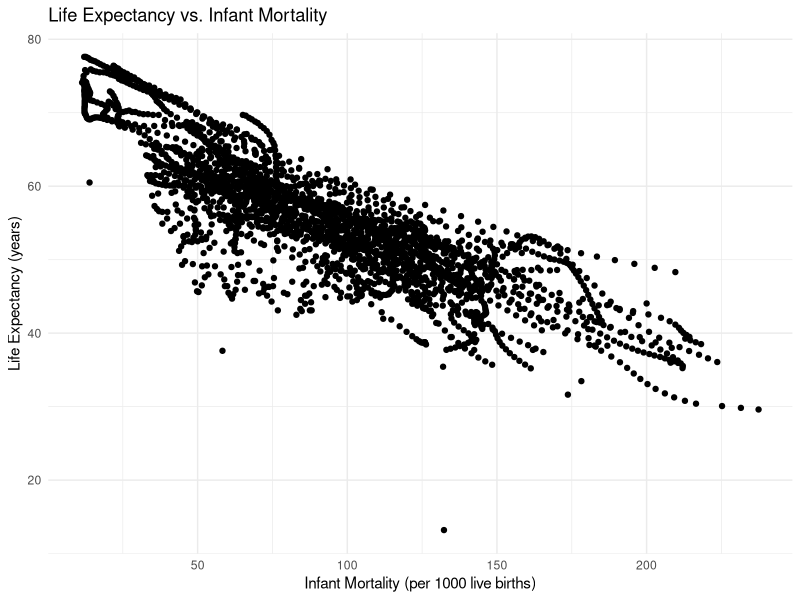
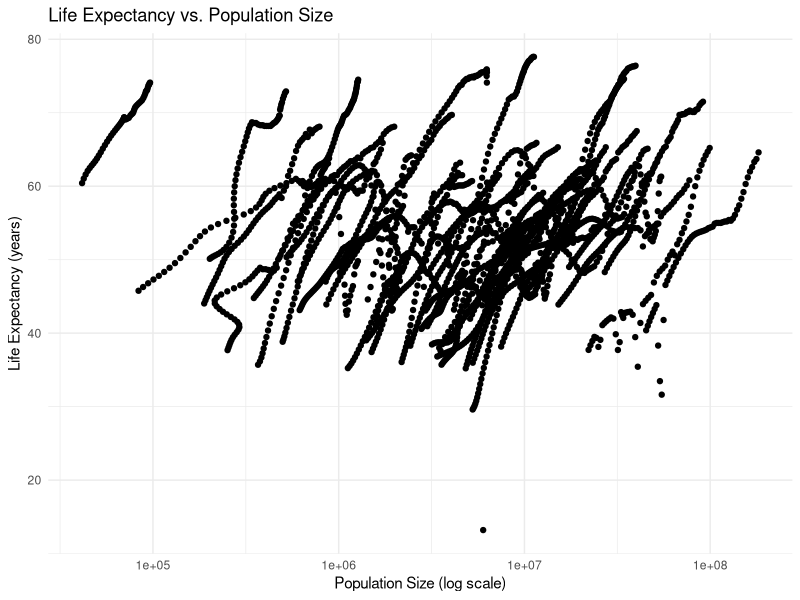
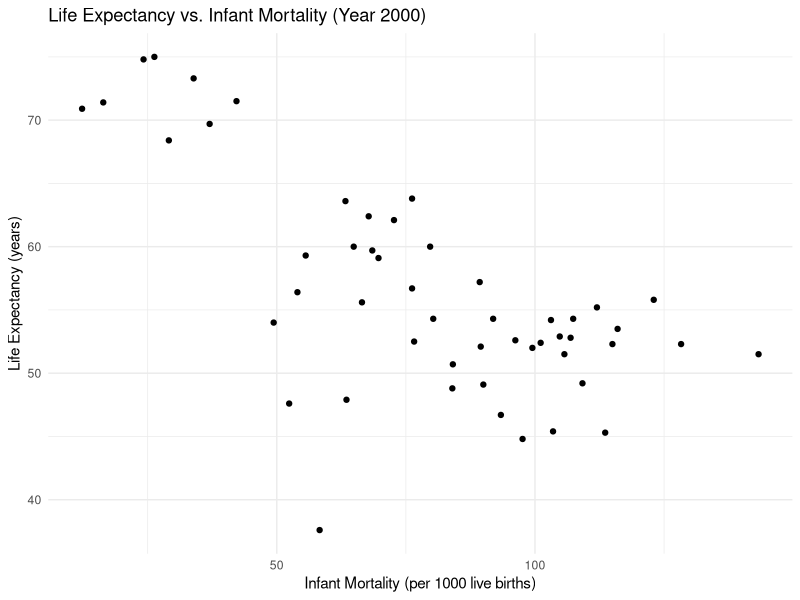
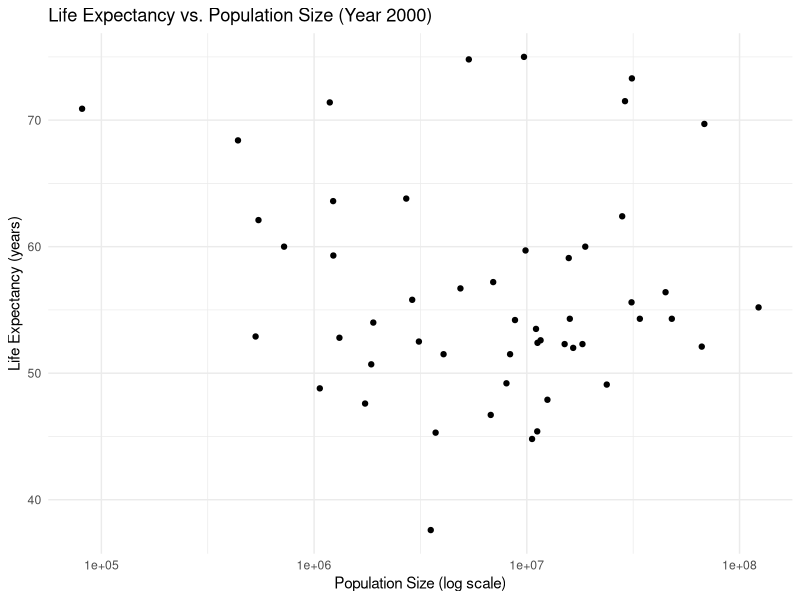

Generate these figures, in order, with R:
## ---- chunk 1
# To load the dslabs package
library(dslabs)
# Look at help file for gapminder data
help(gapminder)
# Get an overview of the data structure 
str(gapminder)
# Generate a summary of the data 
summary(gapminder)
## ---- chunk 2
# Determine the type of object gapminder is
class(gapminder)
# Subset the dataset to only include African countries
africadata <- gapminder[gapminder$continent == "Africa", ]
# Check the structure of the new africadata object
str(africadata)
# Check a summary of the new africadata object
summary(africadata)
## ---- chunk 3
# Determine the type of object gapminder is
class(gapminder)
# Subset the dataset to only include African countries
africadata <- gapminder[gapminder$continent == "Africa", ]
# Check the structure of the new africadata object
str(africadata)
# Check a summary of the new africadata object
summary(africadata)
## ---- chunk 4
# Create an object containing only the 'infant_mortality' variable
africadata_infant <- africadata[, "infant_mortality"]
# Check the structure of the new object
str(africadata_infant)
# Check a summary of the new infant mortality object
summary(africadata_infant)
## ---- chunk 5
# Create an object containing only the 'infant_mortality' variable
africadata_infant <- africadata[, "infant_mortality"]
# Check the structure of the new object
str(africadata_infant)
# Check a summary of the new infant mortality object
summary(africadata_infant)
## ---- chunk 6
# Create an object containing only the 'life_expectancy' variable
africadata_life <- africadata[, "life_expectancy"]
# Check the structure of the new life ex. object
str(africadata_life)
# Check a summary of the new life ex. object
summary(africadata_life)
## ---- chunk 7
# Create an object containing only the 'life_expectancy' variable
africadata_life <- africadata[, "life_expectancy"]
# Check the structure of the new life ex. object
str(africadata_life)
# Check a summary of the new life ex. object
summary(africadata_life)
## ---- chunk 8
# Load the plotting tools library through ggplot package
library(ggplot2)

# Plot life expectancy as a function of infant mortality + theme tool is something found in use of AI for my plots 
ggplot(africadata, aes(x = infant_mortality, y = life_expectancy)) +
  geom_point() +  

# Plot above data as points
  labs(
    title = "Life Expectancy vs. Infant Mortality",
    x = "Infant Mortality (per 1000 live births)",
    y = "Life Expectancy (years)"
  ) +
  theme_minimal()
  
# Plot life expectancy as a function of population size with log scale on x-axis, using the + theme tool is something found in use of AI for my plots 
ggplot(africadata, aes(x = population, y = life_expectancy)) +
  geom_point() +  
# Plot above data as points
  scale_x_log10() +  
# Set x-axis to log scale
  labs(
    title = "Life Expectancy vs. Population Size",
    x = "Population Size (log scale)",
    y = "Life Expectancy (years)"
  ) +
  theme_minimal()
## ---- chunk 9
# Identify rows where infant_mortality is missing (NA)
missing_infant_mortality <- africadata[is.na(africadata$infant_mortality), ]
# Extract the unique years with missing infant mortality data
missing_years <- unique(missing_infant_mortality$year)
# Print the result
missing_years
# Subset the africadata object to only include data for the year 2000
africadata_2000 <- africadata[africadata$year == 2000, ]
# Check the structure of the new object
str(africadata_2000)
# Check a summary of the new object
summary(africadata_2000)
## ---- chunk 10
# Load necessary libraries again 
library(ggplot2)

# Make Plot 1: Life Expectancy vs. Infant Mortality for the year 2000
ggplot(africadata_2000, aes(x = infant_mortality, y = life_expectancy)) +
  geom_point() +  

# Plot data as points
  labs(
    title = "Life Expectancy vs. Infant Mortality (Year 2000)",
    x = "Infant Mortality (per 1000 live births)",
    y = "Life Expectancy (years)"
  ) +
  theme_minimal()

# Plot 2: Life Expectancy vs. Population Size (Log scale) for the year 2000
ggplot(africadata_2000, aes(x = population, y = life_expectancy)) +
  geom_point() +  

# Plot data as points
  scale_x_log10() +  

# Set x-axis to log scale
  labs(
    title = "Life Expectancy vs. Population Size (Year 2000)",
    x = "Population Size (log scale)",
    y = "Life Expectancy (years)"
  ) +
  theme_minimal()
## ---- chunk 11
# Fit a simple linear model with life expectancy as the outcome and infant mortality as the predictor
fit1 <- lm(life_expectancy ~ infant_mortality, data = africadata_2000)
# Apply the summary to fit1 to display the results
summary(fit1)
# Fit a linear model with life expectancy as the outcome and population size as the predictor
fit2 <- lm(life_expectancy ~ population, data = africadata_2000)
# Apply the summary to fit2 to display the results
summary(fit2)
